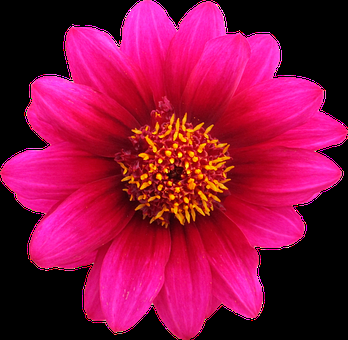
#> input picture real-time-face-recognition/logo.png, 348 x 340 px, found by its file name
$ python Working_with_images.py
#> lines starting #> are read from the running program, lines starting #| are printed output that depends on the picture
"""
11:27:01 19 Jul, 2019 by Arjun Adhikari
Loading images with OpenCV
"""
import cv2
img=cv2.imread(r'/home/arjun/Desktop/workspace/machine-learning/logo.png')
#> img is the input picture: shape (340, 348, 3); mean B, G, R 63.5, 15.9, 140.3
new_img=cv2.cvtColor(img,cv2.COLOR_BGR2RGB)
gray=cv2.imread(r'/home/arjun/Desktop/workspace/machine-learning/logo.png',cv2.IMREAD_GRAYSCALE)
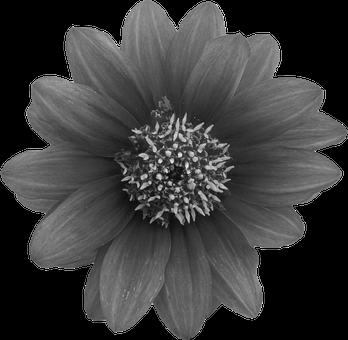
#> gray: shape (340, 348); min 0, max 255, mean 58.2
cv2.imshow("Flower",img)
cv2.imshow("Gray",gray)
cv2.waitKey(0)
cv2.destroyAllWindows()
